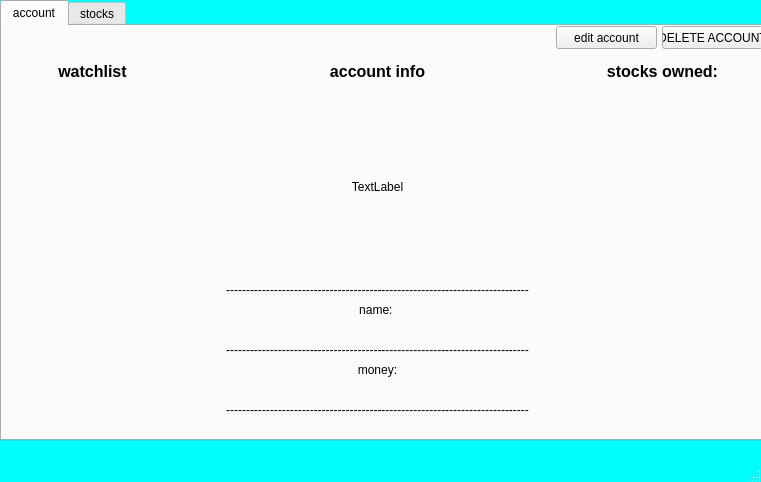
<?xml version="1.0" encoding="UTF-8"?>
<ui version="4.0">
 <class>MainWindow</class>
 <widget class="QMainWindow" name="MainWindow">
  <property name="geometry">
   <rect>
    <x>0</x>
    <y>0</y>
    <width>761</width>
    <height>482</height>
   </rect>
  </property>
  <property name="palette">
   <palette>
    <active>
     <colorrole role="Base">
      <brush brushstyle="SolidPattern">
       <color alpha="255">
        <red>255</red>
        <green>255</green>
        <blue>255</blue>
       </color>
      </brush>
     </colorrole>
     <colorrole role="Window">
      <brush brushstyle="SolidPattern">
       <color alpha="255">
        <red>0</red>
        <green>255</green>
        <blue>255</blue>
       </color>
      </brush>
     </colorrole>
    </active>
    <inactive>
     <colorrole role="Base">
      <brush brushstyle="SolidPattern">
       <color alpha="255">
        <red>255</red>
        <green>255</green>
        <blue>255</blue>
       </color>
      </brush>
     </colorrole>
     <colorrole role="Window">
      <brush brushstyle="SolidPattern">
       <color alpha="255">
        <red>0</red>
        <green>255</green>
        <blue>255</blue>
       </color>
      </brush>
     </colorrole>
    </inactive>
    <disabled>
     <colorrole role="Base">
      <brush brushstyle="SolidPattern">
       <color alpha="255">
        <red>0</red>
        <green>255</green>
        <blue>255</blue>
       </color>
      </brush>
     </colorrole>
     <colorrole role="Window">
      <brush brushstyle="SolidPattern">
       <color alpha="255">
        <red>0</red>
        <green>255</green>
        <blue>255</blue>
       </color>
      </brush>
     </colorrole>
    </disabled>
   </palette>
  </property>
  <property name="windowTitle">
   <string>MainWindow</string>
  </property>
  <property name="styleSheet">
   <string notr="true"/>
  </property>
  <widget class="QWidget" name="a">
   <widget class="QTabWidget" name="b">
    <property name="geometry">
     <rect>
      <x>0</x>
      <y>0</y>
      <width>841</width>
      <height>441</height>
     </rect>
    </property>
    <property name="palette">
     <palette>
      <active>
       <colorrole role="Base">
        <brush brushstyle="SolidPattern">
         <color alpha="255">
          <red>255</red>
          <green>255</green>
          <blue>255</blue>
         </color>
        </brush>
       </colorrole>
       <colorrole role="Window">
        <brush brushstyle="SolidPattern">
         <color alpha="255">
          <red>240</red>
          <green>240</green>
          <blue>240</blue>
         </color>
        </brush>
       </colorrole>
      </active>
      <inactive>
       <colorrole role="Base">
        <brush brushstyle="SolidPattern">
         <color alpha="255">
          <red>255</red>
          <green>255</green>
          <blue>255</blue>
         </color>
        </brush>
       </colorrole>
       <colorrole role="Window">
        <brush brushstyle="SolidPattern">
         <color alpha="255">
          <red>240</red>
          <green>240</green>
          <blue>240</blue>
         </color>
        </brush>
       </colorrole>
      </inactive>
      <disabled>
       <colorrole role="Base">
        <brush brushstyle="SolidPattern">
         <color alpha="255">
          <red>240</red>
          <green>240</green>
          <blue>240</blue>
         </color>
        </brush>
       </colorrole>
       <colorrole role="Window">
        <brush brushstyle="SolidPattern">
         <color alpha="255">
          <red>240</red>
          <green>240</green>
          <blue>240</blue>
         </color>
        </brush>
       </colorrole>
      </disabled>
     </palette>
    </property>
    <property name="contextMenuPolicy">
     <enum>Qt::CustomContextMenu</enum>
    </property>
    <property name="styleSheet">
     <string notr="true"/>
    </property>
    <property name="currentIndex">
     <number>0</number>
    </property>
    <widget class="QWidget" name="main">
     <attribute name="title">
      <string>account</string>
     </attribute>
     <widget class="QLabel" name="label_4">
      <property name="geometry">
       <rect>
        <x>580</x>
        <y>30</y>
        <width>161</width>
        <height>31</height>
       </rect>
      </property>
      <property name="text">
       <string>&lt;html&gt;&lt;head/&gt;&lt;body&gt;&lt;p&gt;&lt;span style=&quot; font-size:12pt; font-weight:600;&quot;&gt;stocks owned:&lt;/span&gt;&lt;/p&gt;&lt;/body&gt;&lt;/html&gt;</string>
      </property>
      <property name="alignment">
       <set>Qt::AlignCenter</set>
      </property>
     </widget>
     <widget class="QWidget" name="gridLayoutWidget">
      <property name="geometry">
       <rect>
        <x>200</x>
        <y>70</y>
        <width>351</width>
        <height>321</height>
       </rect>
      </property>
      <layout class="QGridLayout" name="gridLayout_3">
       <item row="3" column="0">
        <widget class="QLabel" name="name_3">
         <property name="sizePolicy">
          <sizepolicy hsizetype="Minimum" vsizetype="Minimum">
           <horstretch>0</horstretch>
           <verstretch>0</verstretch>
          </sizepolicy>
         </property>
         <property name="contextMenuPolicy">
          <enum>Qt::CustomContextMenu</enum>
         </property>
         <property name="toolTip">
          <string>&lt;html&gt;&lt;head/&gt;&lt;body&gt;&lt;p&gt;your name&lt;/p&gt;&lt;p&gt;&lt;br/&gt;&lt;/p&gt;&lt;/body&gt;&lt;/html&gt;</string>
         </property>
         <property name="autoFillBackground">
          <bool>false</bool>
         </property>
         <property name="text">
          <string/>
         </property>
         <property name="alignment">
          <set>Qt::AlignCenter</set>
         </property>
        </widget>
       </item>
       <item row="1" column="0">
        <widget class="QLabel" name="label_13">
         <property name="text">
          <string>----------------------------------------------------------------------------</string>
         </property>
         <property name="alignment">
          <set>Qt::AlignCenter</set>
         </property>
        </widget>
       </item>
       <item row="6" column="0">
        <widget class="QLabel" name="money_3">
         <property name="toolTip">
          <string>&lt;html&gt;&lt;head/&gt;&lt;body&gt;&lt;p&gt;how much money you have left&lt;/p&gt;&lt;/body&gt;&lt;/html&gt;</string>
         </property>
         <property name="text">
          <string/>
         </property>
         <property name="alignment">
          <set>Qt::AlignCenter</set>
         </property>
        </widget>
       </item>
       <item row="2" column="0">
        <widget class="QLabel" name="label_14">
         <property name="text">
          <string>name: </string>
         </property>
         <property name="alignment">
          <set>Qt::AlignCenter</set>
         </property>
        </widget>
       </item>
       <item row="4" column="0">
        <widget class="QLabel" name="label_15">
         <property name="text">
          <string>----------------------------------------------------------------------------</string>
         </property>
         <property name="alignment">
          <set>Qt::AlignCenter</set>
         </property>
        </widget>
       </item>
       <item row="5" column="0">
        <widget class="QLabel" name="label_12">
         <property name="text">
          <string>money:</string>
         </property>
         <property name="alignment">
          <set>Qt::AlignCenter</set>
         </property>
        </widget>
       </item>
       <item row="7" column="0">
        <widget class="QLabel" name="label_3">
         <property name="text">
          <string>----------------------------------------------------------------------------</string>
         </property>
         <property name="alignment">
          <set>Qt::AlignCenter</set>
         </property>
        </widget>
       </item>
       <item row="0" column="0">
        <widget class="QLabel" name="profile_pic">
         <property name="enabled">
          <bool>true</bool>
         </property>
         <property name="sizePolicy">
          <sizepolicy hsizetype="Ignored" vsizetype="Expanding">
           <horstretch>0</horstretch>
           <verstretch>0</verstretch>
          </sizepolicy>
         </property>
         <property name="text">
          <string>TextLabel</string>
         </property>
         <property name="alignment">
          <set>Qt::AlignCenter</set>
         </property>
        </widget>
       </item>
      </layout>
     </widget>
     <widget class="QLabel" name="label_2">
      <property name="geometry">
       <rect>
        <x>200</x>
        <y>30</y>
        <width>351</width>
        <height>31</height>
       </rect>
      </property>
      <property name="contextMenuPolicy">
       <enum>Qt::CustomContextMenu</enum>
      </property>
      <property name="text">
       <string>&lt;html&gt;&lt;head/&gt;&lt;body&gt;&lt;p&gt;&lt;span style=&quot; font-size:12pt; font-weight:600;&quot;&gt;account info&lt;/span&gt;&lt;/p&gt;&lt;/body&gt;&lt;/html&gt;</string>
      </property>
      <property name="alignment">
       <set>Qt::AlignCenter</set>
      </property>
     </widget>
     <widget class="QPushButton" name="pushButton">
      <property name="geometry">
       <rect>
        <x>660</x>
        <y>0</y>
        <width>101</width>
        <height>23</height>
       </rect>
      </property>
      <property name="text">
       <string>DELETE ACCOUNT</string>
      </property>
     </widget>
     <widget class="QPushButton" name="edit_account">
      <property name="geometry">
       <rect>
        <x>554</x>
        <y>0</y>
        <width>101</width>
        <height>23</height>
       </rect>
      </property>
      <property name="text">
       <string>edit account</string>
      </property>
     </widget>
     <widget class="QWidget" name="formLayoutWidget">
      <property name="geometry">
       <rect>
        <x>10</x>
        <y>70</y>
        <width>160</width>
        <height>331</height>
       </rect>
      </property>
      <layout class="QFormLayout" name="watchlist"/>
     </widget>
     <widget class="QWidget" name="formLayoutWidget_2">
      <property name="geometry">
       <rect>
        <x>580</x>
        <y>70</y>
        <width>161</width>
        <height>331</height>
       </rect>
      </property>
      <layout class="QFormLayout" name="stocks_owned"/>
     </widget>
     <widget class="QLabel" name="label">
      <property name="geometry">
       <rect>
        <x>10</x>
        <y>30</y>
        <width>161</width>
        <height>31</height>
       </rect>
      </property>
      <property name="text">
       <string>&lt;html&gt;&lt;head/&gt;&lt;body&gt;&lt;p&gt;&lt;span style=&quot; font-size:12pt; font-weight:600;&quot;&gt;watchlist&lt;/span&gt;&lt;/p&gt;&lt;/body&gt;&lt;/html&gt;</string>
      </property>
      <property name="alignment">
       <set>Qt::AlignCenter</set>
      </property>
     </widget>
    </widget>
    <widget class="QWidget" name="stocks">
     <attribute name="title">
      <string>stocks</string>
     </attribute>
     <widget class="QTabWidget" name="tabWidget">
      <property name="geometry">
       <rect>
        <x>6</x>
        <y>-1</y>
        <width>751</width>
        <height>441</height>
       </rect>
      </property>
      <property name="currentIndex">
       <number>0</number>
      </property>
      <widget class="QWidget" name="tab">
       <attribute name="title">
        <string>find</string>
       </attribute>
       <widget class="QLineEdit" name="lineEdit">
        <property name="geometry">
         <rect>
          <x>60</x>
          <y>40</y>
          <width>621</width>
          <height>20</height>
         </rect>
        </property>
       </widget>
       <widget class="QLabel" name="label_5">
        <property name="geometry">
         <rect>
          <x>60</x>
          <y>120</y>
          <width>621</width>
          <height>231</height>
         </rect>
        </property>
        <property name="styleSheet">
         <string notr="true">color: rgb(255,0,0);</string>
        </property>
        <property name="text">
         <string>&lt;html&gt;&lt;head/&gt;&lt;body&gt;&lt;p&gt;&lt;br/&gt;&lt;/p&gt;&lt;/body&gt;&lt;/html&gt;</string>
        </property>
        <property name="alignment">
         <set>Qt::AlignCenter</set>
        </property>
       </widget>
       <widget class="QPushButton" name="pushButton_2">
        <property name="geometry">
         <rect>
          <x>340</x>
          <y>70</y>
          <width>75</width>
          <height>23</height>
         </rect>
        </property>
        <property name="text">
         <string>find</string>
        </property>
       </widget>
      </widget>
      <widget class="QWidget" name="ttmv">
       <attribute name="title">
        <string>top ten most volatile</string>
       </attribute>
       <widget class="QListWidget" name="listWidget">
        <property name="geometry">
         <rect>
          <x>10</x>
          <y>10</y>
          <width>731</width>
          <height>371</height>
         </rect>
        </property>
       </widget>
      </widget>
      <widget class="QWidget" name="ttg">
       <attribute name="title">
        <string>top 10 gainers</string>
       </attribute>
       <widget class="QListWidget" name="listWidget_2">
        <property name="geometry">
         <rect>
          <x>10</x>
          <y>10</y>
          <width>721</width>
          <height>371</height>
         </rect>
        </property>
       </widget>
      </widget>
     </widget>
    </widget>
   </widget>
  </widget>
  <widget class="QMenuBar" name="menubar">
   <property name="geometry">
    <rect>
     <x>0</x>
     <y>0</y>
     <width>761</width>
     <height>21</height>
    </rect>
   </property>
  </widget>
  <widget class="QStatusBar" name="statusbar"/>
  <action name="QMenu">
   <property name="text">
    <string>hi</string>
   </property>
  </action>
 </widget>
 <resources/>
 <connections/>
</ui>
